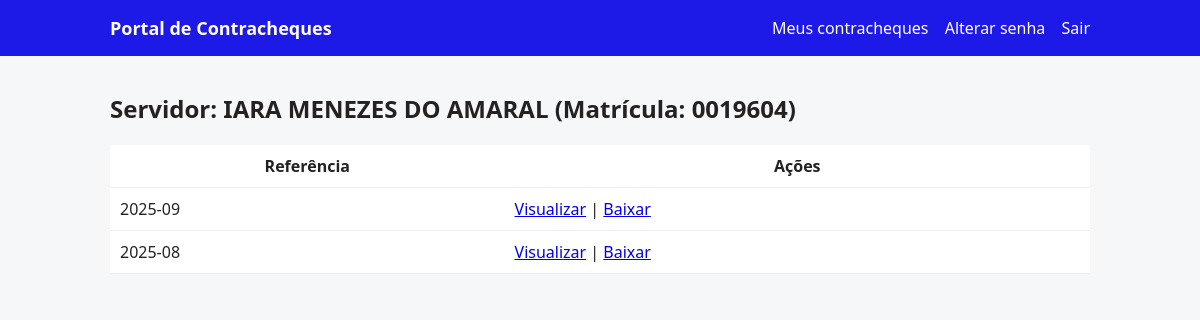
/dashboard (signed in), run on an earlier commit of the app's database.
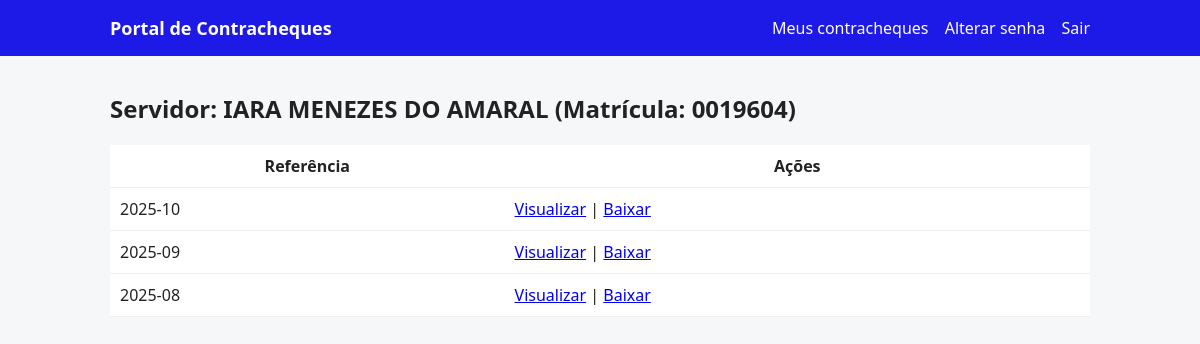
And on a later commit of the database.
### tables this page shows
CREATE TABLE users (
    id INTEGER PRIMARY KEY AUTOINCREMENT,
    matricula TEXT NOT NULL UNIQUE,
    nome TEXT,
    password_hash TEXT NOT NULL,
    must_change_password INTEGER NOT NULL DEFAULT 1
);

CREATE TABLE payslips (
    id INTEGER PRIMARY KEY AUTOINCREMENT,
    user_id INTEGER NOT NULL,
    referencia TEXT NOT NULL,
    file_path TEXT NOT NULL,
    UNIQUE(user_id, referencia),
    FOREIGN KEY (user_id) REFERENCES users(id) ON DELETE CASCADE
);

### app_sqlite.py (the view)
@app.route("/dashboard")
@login_required
def dashboard():
    uid = current_user_id()
    conn = get_db()
    cur = conn.cursor()
    cur.execute("SELECT matricula, COALESCE(nome,'') FROM users WHERE id=?", (uid,))
    row = cur.fetchone()
    matricula = row[0] if row else ""
    nome = row[1] or "Nome não cadastrado"
    cur.execute(
        """
        SELECT referencia, file_path
        FROM payslips
        WHERE user_id=?
        ORDER BY (referencia IS NULL) ASC, referencia DESC, id DESC
        """,
        (uid,)
    )
    payslips = cur.fetchall()
    cur.close()
    conn.close()
    normalized = []
    for ref, file_path in payslips:
        abs_path = _normalize_to_abs(file_path)
        normalized.append({
            "referencia": ref or "sem-ref",
            "abs_path": abs_path
        })
    return render_template("dashboard.html",
                           payslips=normalized,
                           matricula=matricula,
                           nome=nome)

### app_sqlite.py (called while the page is built)
def get_db():
    conn = sqlite3.connect(DB_PATH)
    conn.row_factory = sqlite3.Row
    conn.execute("PRAGMA journal_mode=WAL;")
    conn.execute("PRAGMA synchronous=NORMAL;")
    conn.execute("PRAGMA foreign_keys=ON;")
    return conn

def _normalize_to_abs(p: str) -> str:
    p = (p or "").replace("\\", "/")
    P = Path(p)
    if not P.is_absolute():
        P = Path(os.getcwd()) / P
    return str(P.resolve())

def current_user_id():
    return session.get("user_id")

def login_required(fn):
    from functools import wraps
    @wraps(fn)
    def wrapper(*args, **kwargs):
        if not current_user_id():
            return redirect(url_for("login"))
        return fn(*args, **kwargs)
    return wrapper

### templates/dashboard.html
{% extends "base.html" %}
{% block content %}
<h2>Servidor: {{ nome }} (Matrícula: {{ matricula }})</h2>
{% if payslips %}
<table class="table">
  <thead>
    <tr>
      <th>Referência</th>
      <th>Ações</th>
    </tr>
  </thead>
  <tbody>
  {% for p in payslips %}
    <tr>
      <td>{{ p.referencia }}</td>
      <td>
        <a href="{{ url_for('view_pdf', path=p.abs_path) }}" target="_blank">Visualizar</a> |
        <a href="{{ url_for('download_pdf', path=p.abs_path) }}">Baixar</a>
      </td>
    </tr>
  {% endfor %}
  </tbody>
</table>
{% else %}
<p>Não há contracheques disponíveis.</p>
{% endif %}
{% endblock %}

### templates/base.html (shortened to what this page needs)
<!doctype html>
<html lang="pt-br">
<head>
  <link href="{{ url_for('static', filename='style.css') }}" rel="stylesheet">
</head>
<body>
  <header class="topbar">
    <div class="container">
      <h1>Portal de Contracheques</h1>
      {% if session.user_id %}
      <nav>
        <a href="{{ url_for('dashboard') }}">Meus contracheques</a>
        <a href="{{ url_for('change_password') }}">Alterar senha</a>
        <a href="{{ url_for('logout') }}">Sair</a>
      </nav>
      {% endif %}
    </div>
  </header>
  <main class="container">
    {% block content %}{% endblock %}
  </main>
</body>
</html>

### static/style.css (style rules this page uses)
body { font-family: system-ui, -apple-system, "Segoe UI", Roboto, Arial, sans-serif; margin:0; background:#f6f7f9; color:#222; }
.container { max-width: 980px; margin: 0 auto; padding: 16px; }
.topbar { background: rgb(29, 25, 231); color: #fff; }
.topbar .container { display:flex; align-items:center; justify-content:space-between; }
.topbar h1 { font-size: 18px; margin: 0; }
.topbar nav a { color: #fff; margin-left: 12px; text-decoration: none; }
.table { width:100%; border-collapse: collapse; background:#fff; }
.table th, .table td { padding:10px; border-bottom:1px solid #eee; }

What changed in the data, as far as the page shows it:
added payslips: referencia "2025-10"
